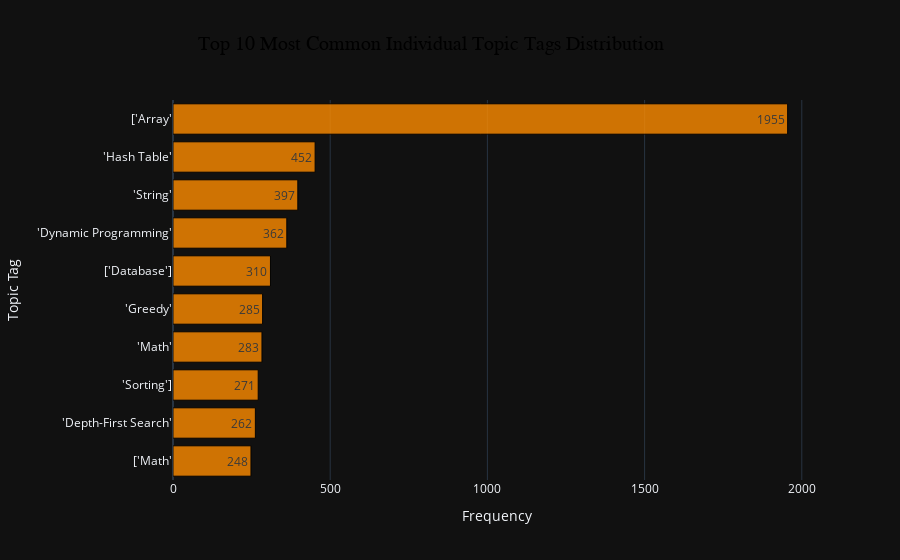

Notebook code for this chart:
### Code cell
tag_counts = df['topic_tags'].str.split(', ').explode().value_counts(ascending=True)[-10:]
tag_counts = tag_counts.reset_index()
fig = px.bar(tag_counts, x='count', y='topic_tags',
             orientation='h',
             title='Top 10 Most Common Individual Topic Tags Distribution',
             text_auto='.s'
)

fig.update_layout(
    title_text='Top 10 Most Common Individual Topic Tags Distribution',
    title_font=dict(size=20, family='Arial', color='black'),
    title_x=0.22,
    xaxis_title='Frequency',
    yaxis_title='Topic Tag',
)

fig.update_traces(marker_color = '#FF8C00', marker_line_color = 'black',
                  marker_line_width = 1, opacity = 0.8)

fig.show()

### Figure 1 — Plotly figure (JSON) as saved in the notebook; plotly's stock layout.template omitted (floating-point values rounded to 4 significant figures)
{"data": [{"hovertemplate": "count=%{x}<br>topic_tags=%{y}<extra></extra>", "legendgroup": "", "marker": {"color": "#FF8C00", "pattern": {"shape": ""}, "line": {"color": "black", "width": 1}}, "name": "", "orientation": "h", "showlegend": false, "textposition": "auto", "texttemplate": "%{x:.s}", "x": [248, 262, 271, 283, 285, 310, 362, 397, 452, 1955], "xaxis": "x", "y": ["['Math'", "'Depth-First Search'", "'Sorting']", "'Math'", "'Greedy'", "['Database']", "'Dynamic Programming'", "'String'", "'Hash Table'", "['Array'"], "yaxis": "y", "type": "bar", "opacity": 0.8}], "layout": {"xaxis": {"anchor": "y", "domain": [0.0, 1.0], "title": {"text": "Frequency"}}, "yaxis": {"anchor": "x", "domain": [0.0, 1.0], "title": {"text": "Topic Tag"}}, "legend": {"tracegroupgap": 0}, "title": {"text": "Top 10 Most Common Individual Topic Tags Distribution", "font": {"size": 20, "family": "Arial", "color": "black"}, "x": 0.22}, "barmode": "relative"}}
